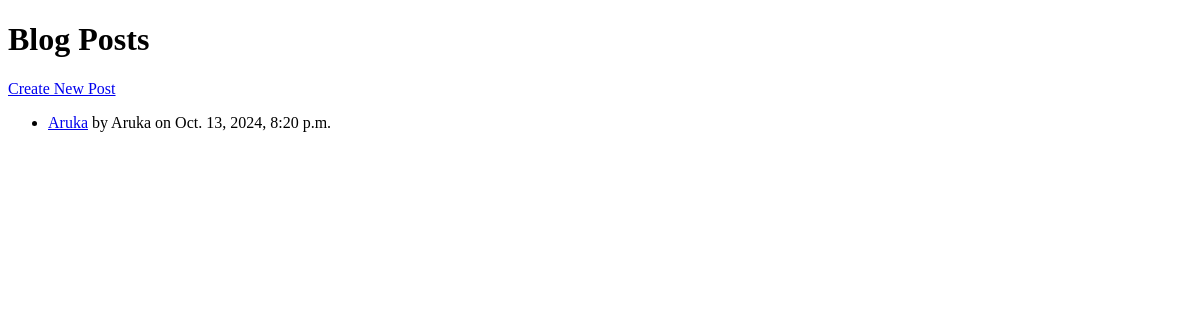
/blog/, run on an earlier commit of the app's database.
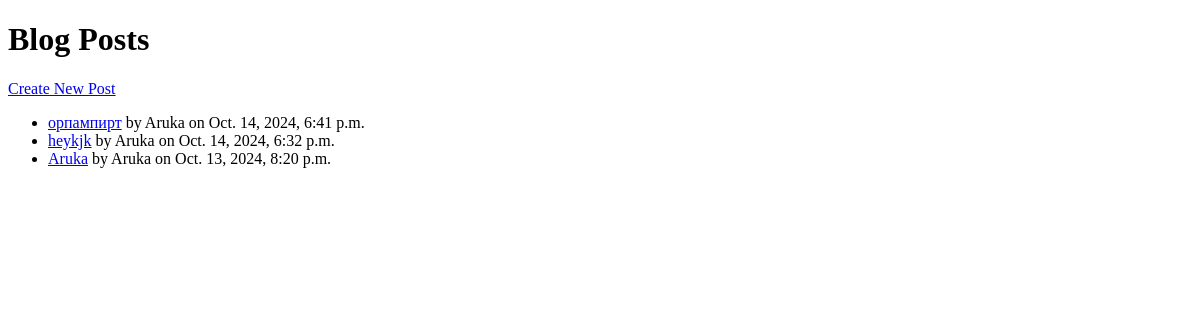
And on a later commit of the database.
### blog/models.py (models this page shows, shortened)
class Post(models.Model):
    title = models.CharField(max_length=200)
    content = models.TextField()
    created_at = models.DateTimeField(auto_now_add=True)
    author = models.ForeignKey(User, on_delete=models.CASCADE)

### blog/views.py (the view)
# urls.py: path('', post_list, name='post_list'),
def post_list(request):
    posts = Post.objects.all().order_by('-created_at')
    return render(request, 'blog/post_list.html', {'posts': posts})

### blog/templates/blog/post_list.html (shortened to what this page needs)
<!DOCTYPE html>
<html lang="en">
<head>
</head>
<body>
<h1>Blog Posts</h1>
<a href="{% url 'post_create' %}">Create New Post</a>
<ul>
    {% for post in posts %}
        <li>
            <a href="{% url 'post_detail' post.id %}">{{ post.title }}</a> by {{ post.author }} on {{ post.created_at }}
        </li>
    {% endfor %}
</ul>
</body>
</html>

What changed in the data, as far as the page shows it:
added Post: title "орпампирт", author "Aruka", created_at "Oct. 14, 2024, 6:41 p.m."
added Post: title "heykjk", author "Aruka", created_at "Oct. 14, 2024, 6:32 p.m."
